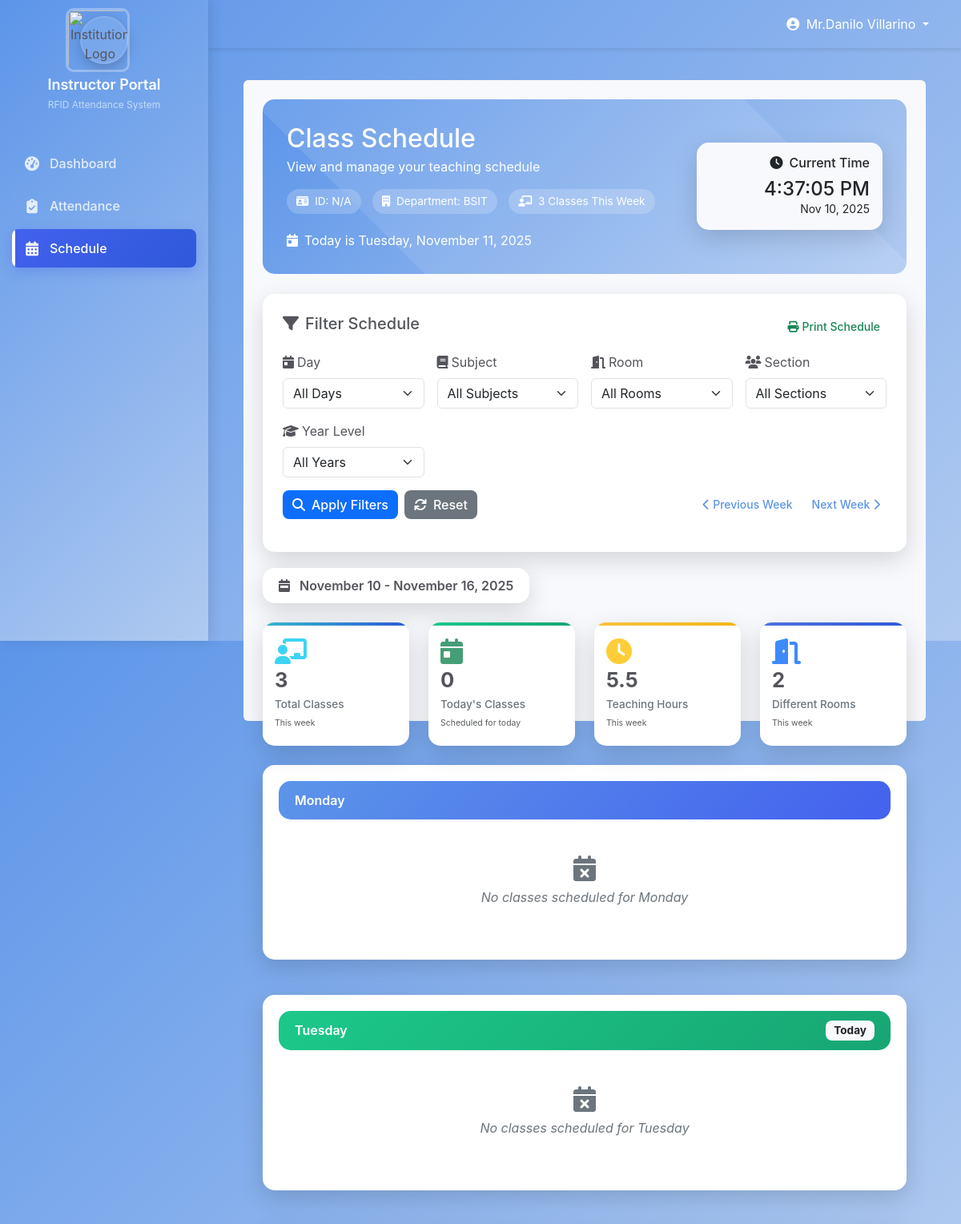
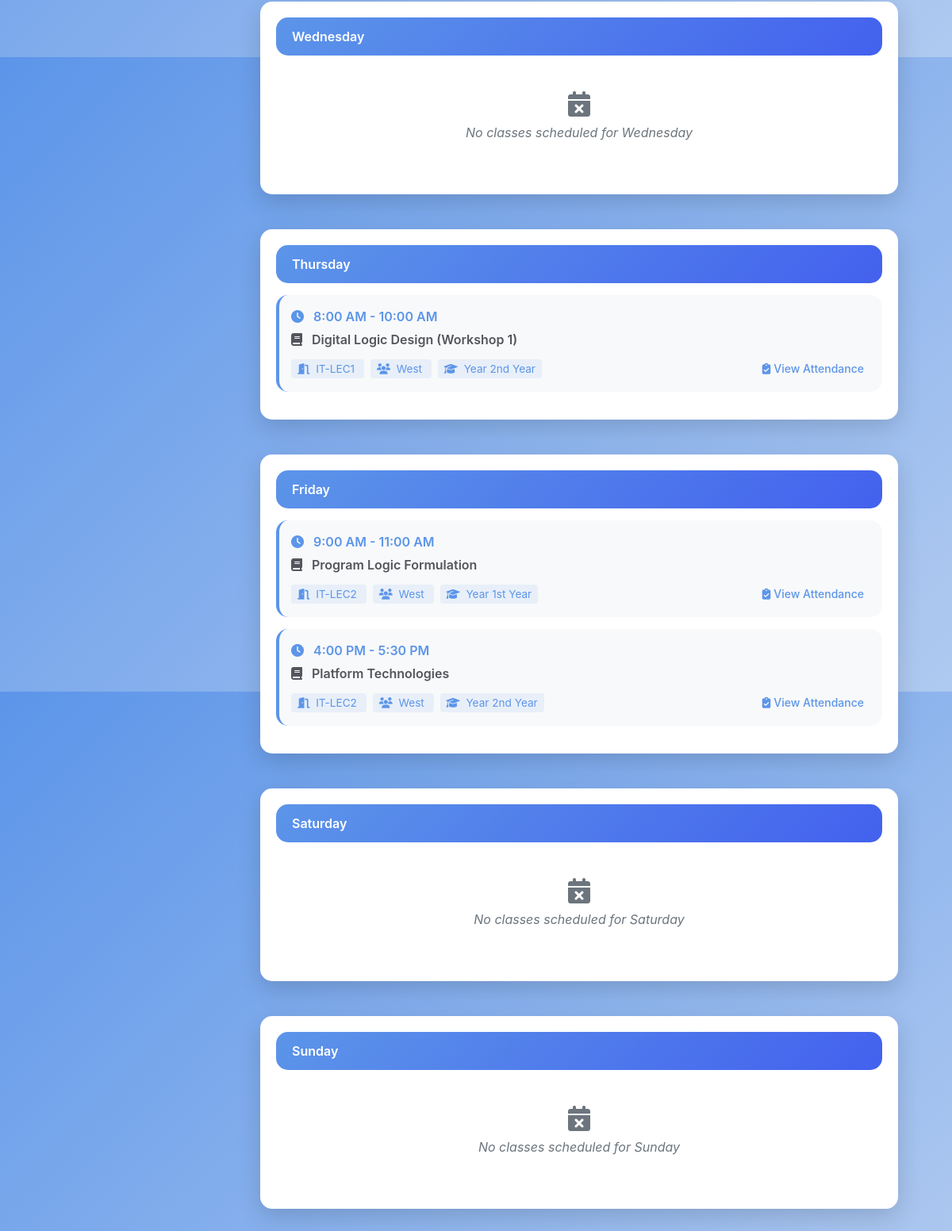
Screenshot of /instructor/schedule.php (signed in) with the database file from the repository (2 pictures, top to bottom).
### tables this page shows
CREATE TABLE `room_schedules` (
  `department` varchar(5155) NOT NULL,
  `id` int(11) NOT NULL AUTO_INCREMENT,
  `room_name` varchar(100) DEFAULT NULL,
  `room_location` varchar(255) DEFAULT NULL,
  `room_password` varchar(255) DEFAULT NULL,
  `subject` varchar(100) DEFAULT NULL,
  `section` varchar(50) DEFAULT NULL,
  `year_level` varchar(20) DEFAULT NULL,
  `start_time` time DEFAULT NULL,
  `end_time` time DEFAULT NULL,
  `day` varchar(20) DEFAULT NULL,
  `instructor` varchar(58) NOT NULL,
  `instructor_id` int(11) DEFAULT NULL,
  PRIMARY KEY (`id`)
);

### instructor/schedule.php (the view, shortened to what the rows shown need)
<?php
include 'header.php';
include '../connection.php';
 $instructor_name = $_SESSION['fullname'];
 $schedule_query = "
    SELECT
        id,
        subject,
        room_name,
        section,
        start_time,
        end_time,
        day,
        year_level
    FROM room_schedules
    WHERE instructor = ?
";
 $params = [$instructor_name];
 $types = "s";
 $schedule_query .= " ORDER BY FIELD(day,'Monday','Tuesday','Wednesday','Thursday','Friday','Saturday','Sunday'),
             start_time ASC";
 $schedule_data = [];
 $schedule_stmt = $db->prepare($schedule_query);
if ($schedule_stmt) {
    $schedule_stmt->bind_param($types, ...$params);
    $schedule_stmt->execute();
    $result = $schedule_stmt->get_result();
    while ($row = $result->fetch_assoc()) {
        $schedule_data[] = $row;
    }
}
 $today_day = date("l");
 $schedule_by_day = [];
foreach ($schedule_data as $class) {
    $schedule_by_day[$class['day']][] = $class;
}
 $days_of_week = ['Monday', 'Tuesday', 'Wednesday', 'Thursday', 'Friday', 'Saturday', 'Sunday'];
    ?>
<!DOCTYPE html>
<html lang="en">
<head>
    <link href="https://cdn.jsdelivr.net/npm/bootstrap@5.3.0/dist/css/bootstrap.min.css" rel="stylesheet">
    <link rel="stylesheet" href="https://cdnjs.cloudflare.com/ajax/libs/font-awesome/6.4.0/css/all.min.css">
</head>
<body>
    <div class="main-content">
        <div class="container-fluid pt-4 px-4">
            <div class="col-sm-12 col-xl-12">
                <div class="bg-light rounded h-100 p-4">
                    <div class="welcome-header">
                        <div class="welcome-content">
                            <div class="row align-items-center">
                                <div class="col-md-8">
                                    <div class="d-flex align-items-center mb-3">
                                        <div>
                                            <h2 class="mb-1">Class Schedule</h2>
                                        </div>
                                    </div>
                                </div>
                            </div>
                        </div>
                    </div>
                    <div class="row">
                        <?php foreach ($days_of_week as $day): ?>
                            <div class="col-lg-12 mb-4">
                                <div class="schedule-card">
                                    <div class="day-header <?php echo ($day === $today_day) ? 'today' : ''; ?>">
                                        <span><?php echo $day; ?></span>
                                    </div>
                                    <?php if (isset($schedule_by_day[$day]) && !empty($schedule_by_day[$day])): ?>
                                        <?php foreach ($schedule_by_day[$day] as $class): ?>
                                            <div class="class-item">
                                                <div class="class-time">
                                                    <i class="fas fa-clock me-2"></i>
                                                    <?php echo date("g:i A", strtotime($class['start_time'])); ?> - <?php echo date("g:i A", strtotime($class['end_time'])); ?>
                                                </div>
                                                <div class="class-subject">
                                                    <i class="fas fa-book me-2"></i>
                                                    <?php echo htmlspecialchars($class['subject']); ?>
                                                </div>
                                                <div class="class-details">
                                                    <div>
                                                        <span class="class-room">
                                                            <i class="fas fa-door-open me-1"></i>
                                                            <?php echo htmlspecialchars($class['room_name']); ?>
                                                        </span>
                                                        <span class="class-section ms-2">
                                                            <i class="fas fa-users me-1"></i>
                                                            <?php echo htmlspecialchars($class['section']); ?>
                                                        </span>
                                                        <span class="class-section ms-2">
                                                            <i class="fas fa-graduation-cap me-1"></i>
                                                            Year <?php echo htmlspecialchars($class['year_level']); ?>
                                                        </span>
                                                    </div>
                                                    <div>
                                                        <a href="attendance.php?year=<?php echo urlencode($class['year_level']); ?>&section=<?php echo urlencode($class['section']); ?>&subject=<?php echo urlencode($class['subject']); ?>"
                                                           class="btn btn-sm btn-outline-primary">
                                                            <i class="fas fa-clipboard-check me-1"></i>View Attendance
                                                        </a>
                                                    </div>
                                                </div>
                                            </div>
                                        <?php endforeach; ?>
                                    <?php endif; ?>
                                </div>
                            </div>
                        <?php endforeach; ?>
                    </div>
                </div>
            </div>
        </div>
    </div>
</body>
</html>

### rows the page displays
room_schedules: start_time "8:00 AM", end_time "10:00 AM", subject "Digital Logic Design (Workshop 1)", room_name "IT-LEC1", section "West", year_level "2nd Year"
room_schedules: start_time "9:00 AM", end_time "11:00 AM", subject "Program Logic Formulation", room_name "IT-LEC2", section "West", year_level "1st Year"
room_schedules: start_time "4:00 PM", end_time "5:30 PM", subject "Platform Technologies", room_name "IT-LEC2", section "West", year_level "2nd Year"

### other values shown
$_SESSION['fullname'] "Mr.Danilo Villarino"
$_SESSION['id_number'] "N/A"
$_SESSION['department'] "BSIT"
count($schedule_data) "3"
date('F j', strtotime($display_week_start)) "November 10"
date('F j, Y', strtotime($display_week_end)) "November 16, 2025"
$today_classes "0"
$total_hours "5.5"
count($unique_rooms) "2"
$day "Monday"
$day "Tuesday"
$day "Wednesday"
$day "Thursday"
$day "Friday"
$day "Saturday"
